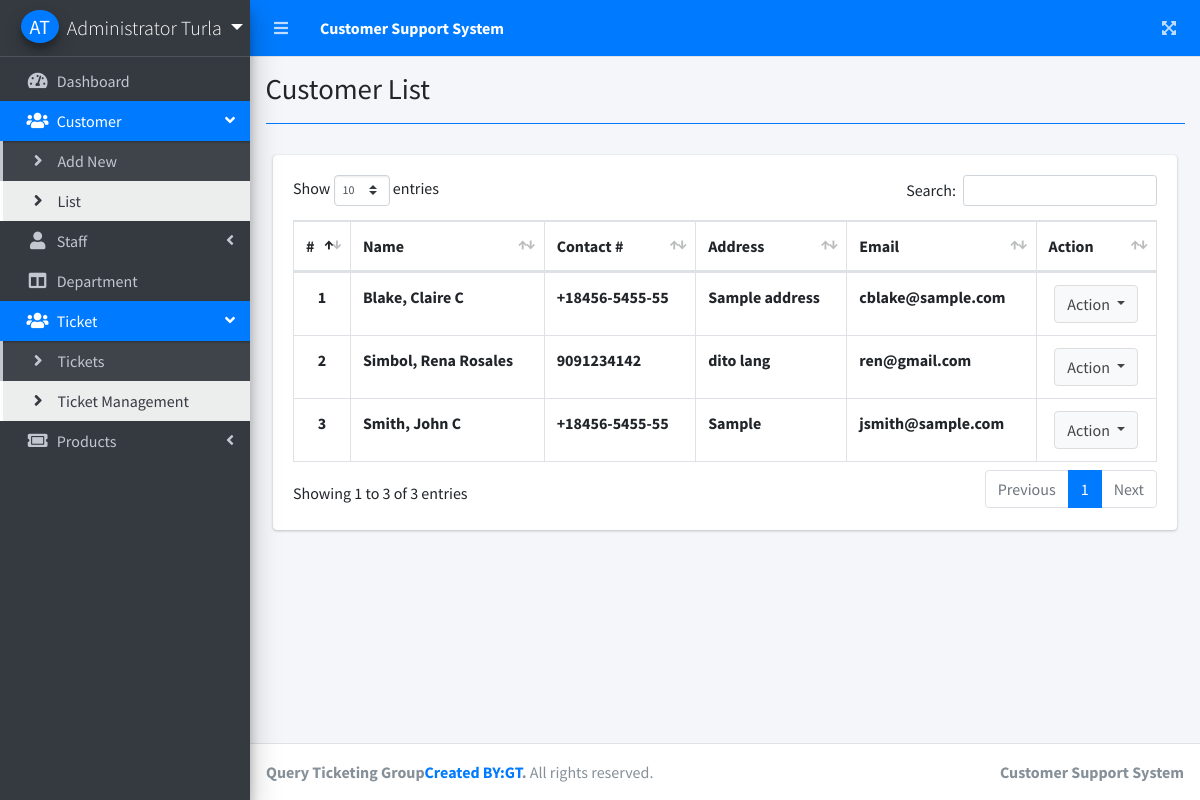
Page /index.php?page=customer_list (signed in) on the committed database.
### tables this page shows
CREATE TABLE `customers` (
  `id` int(30) NOT NULL,
  `firstname` varchar(200) NOT NULL,
  `lastname` varchar(200) NOT NULL,
  `middlename` varchar(200) NOT NULL,
  `contact` varchar(100) NOT NULL,
  `address` text NOT NULL,
  `email` varchar(200) NOT NULL,
  `password` text NOT NULL,
  `date_created` datetime NOT NULL DEFAULT current_timestamp()
);

### customer_list.php (the view, shortened to what this page needs)
<?php include'db_connect.php' ?>
<div class="col-lg-12">
	<div class="card">
		<div class="card-body">
			<table class="table tabe-hover table-bordered" id="list">
				<thead>
					<tr>
						<th>#</th>
						<th>Name</th>
						<th>Contact #</th>
						<th>Address</th>
						<th>Email</th>
						<th>Action</th>
					</tr>
				</thead>
				<tbody>
					<?php
					$i = 1;
					$qry = $conn->query("SELECT *,concat(lastname,', ',firstname,' ',middlename) as name FROM customers order by concat(lastname,', ',firstname,' ',middlename) asc");
					while($row= $qry->fetch_assoc()):
					?>
					<tr>
						<th class="text-center"><?php echo $i++ ?></th>
						<td><b><?php echo ucwords($row['name']) ?></b></td>
						<td><b><?php echo $row['contact'] ?></b></td>
						<td><b><?php echo $row['address'] ?></b></td>
						<td><b><?php echo $row['email'] ?></b></td>
						<td class="text-center">
							<button type="button" class="btn btn-default dropdown-toggle" data-toggle="dropdown" aria-expanded="true">
		                      Action
		                    </button>
						</td>
					</tr>
				<?php endwhile; ?>
				</tbody>
			</table>
		</div>
	</div>
</div>

### rows in the picture
customers: name "Blake, Claire C", contact "+18456-5455-55", address "Sample address", email "cblake@sample.com"
customers: name "Simbol, Rena Rosales", contact "9091234142", address "dito lang", email "ren@gmail.com"
customers: name "Smith, John C", contact "+18456-5455-55", address "Sample", email "jsmith@sample.com"

### other values in the picture
$_SESSION['login_firstname'].' '.$_SESSION['login_lastname'] "Administrator Turla"
$title "Customer List"
